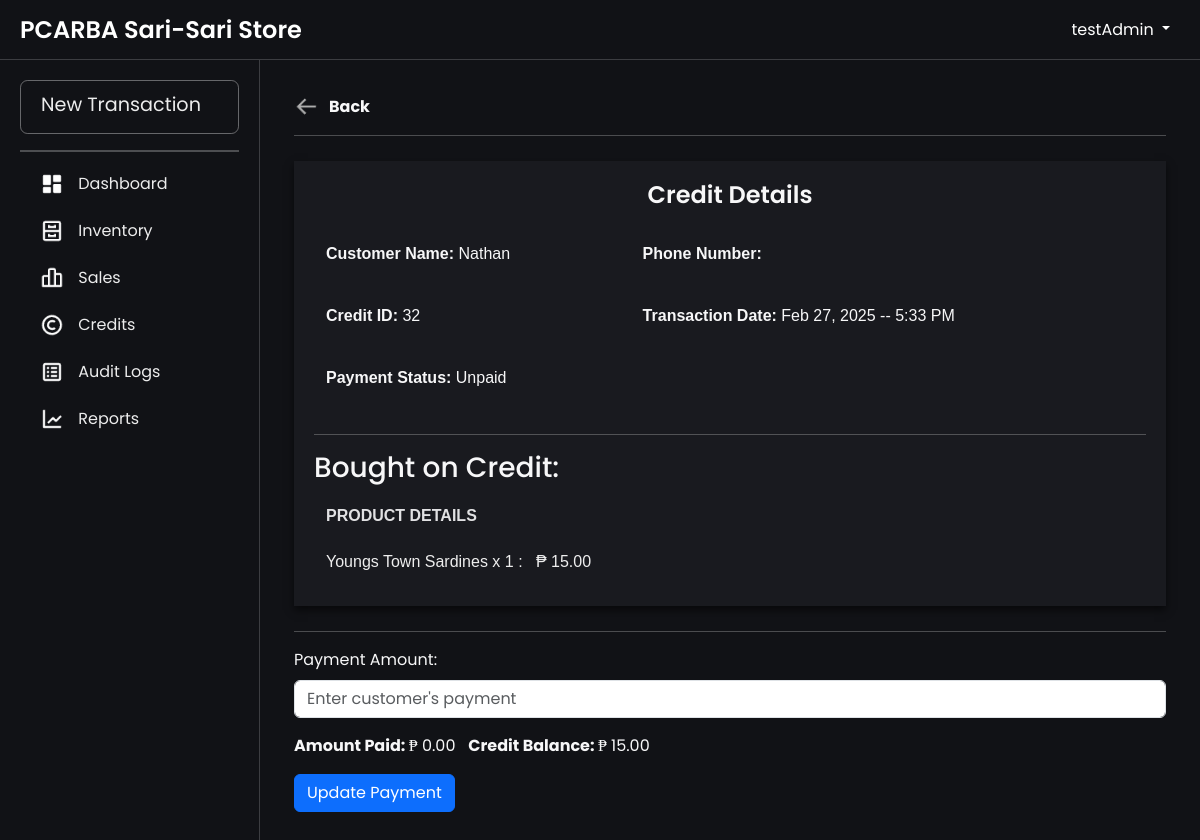
The page /credit_details.php?creditId=32 (signed in) on the database as committed earlier.
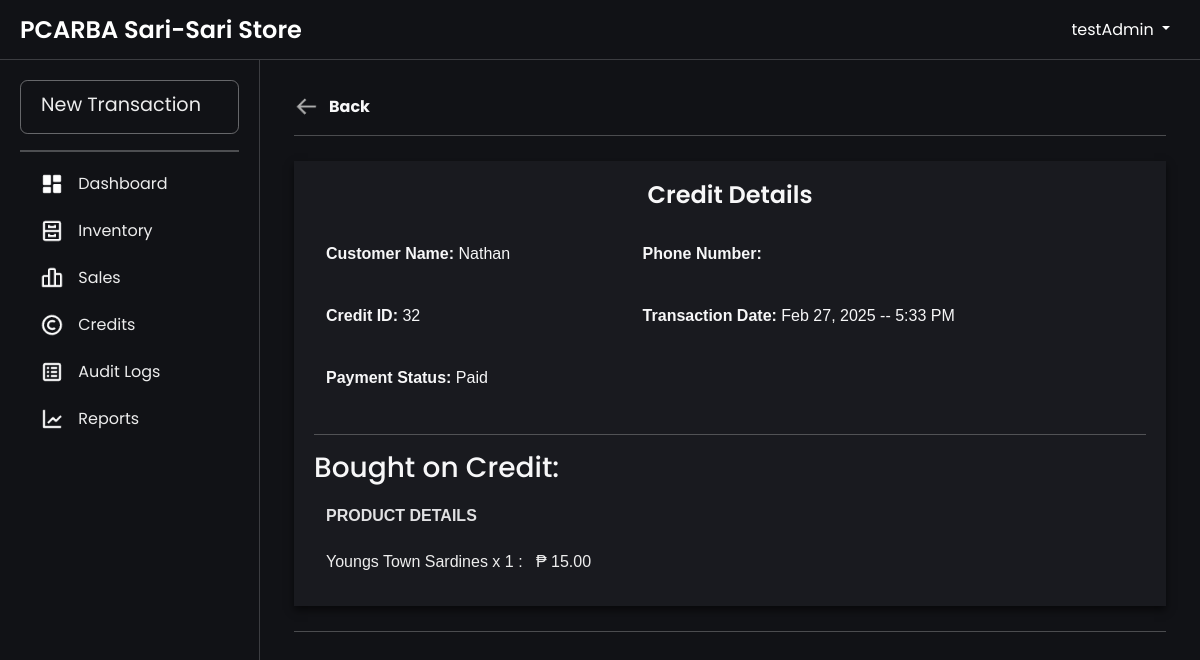
The same page on the database as committed later.
### tables this page shows
CREATE TABLE `credits` (
  `creditId` int(11) NOT NULL AUTO_INCREMENT,
  `paymentStatus` enum('Paid','Unpaid') DEFAULT 'Unpaid',
  `lastUpdated` timestamp NOT NULL DEFAULT current_timestamp() ON UPDATE current_timestamp(),
  `transactionDate` timestamp NOT NULL DEFAULT current_timestamp(),
  `creditorId` int(11) NOT NULL,
  `userId` int(11) NOT NULL,
  PRIMARY KEY (`creditId`),
  KEY `users_credits` (`userId`),
  KEY `creditor_credits` (`creditorId`),
  CONSTRAINT `creditor_credits` FOREIGN KEY (`creditorId`) REFERENCES `creditor` (`creditorId`) ON DELETE CASCADE,
  CONSTRAINT `users_credits` FOREIGN KEY (`userId`) REFERENCES `users` (`userId`)
);

CREATE TABLE `creditor` (
  `creditorId` int(11) NOT NULL AUTO_INCREMENT,
  `customerName` varchar(100) NOT NULL,
  `phoneNumber` varchar(15) DEFAULT NULL,
  `amountPaid` decimal(10,2) DEFAULT NULL,
  `creditBalance` decimal(10,2) NOT NULL,
  PRIMARY KEY (`creditorId`)
);

CREATE TABLE `products` (
  `productId` int(11) NOT NULL AUTO_INCREMENT,
  `productName` varchar(100) NOT NULL,
  `productCategory` varchar(100) NOT NULL,
  `unitPrice` decimal(10,2) NOT NULL,
  `categoryId` int(11) NOT NULL,
  `status` enum('Active','Inactive') NOT NULL DEFAULT 'Active',
  `unit` enum('pcs','kg','L','pack','mL','doz','m') NOT NULL DEFAULT 'pcs',
  PRIMARY KEY (`productId`),
  KEY `categories_products` (`categoryId`),
  CONSTRAINT `categories_products` FOREIGN KEY (`categoryId`) REFERENCES `categories` (`categoryId`)
);

CREATE TABLE `sale_item` (
  `sale_itemId` int(11) NOT NULL AUTO_INCREMENT,
  `quantity` int(11) NOT NULL,
  `price` decimal(10,2) NOT NULL,
  `subTotal` decimal(10,2) NOT NULL,
  `saleId` int(11) DEFAULT NULL,
  `creditId` int(11) DEFAULT NULL,
  `batchId` int(11) NOT NULL,
  `productId` int(11) NOT NULL,
  PRIMARY KEY (`sale_itemId`),
  KEY `sale_sale_item` (`saleId`),
  KEY `credits_sale_item` (`creditId`),
  KEY `batchItem_sale_item` (`batchId`),
  KEY `products_sale_item` (`productId`),
  CONSTRAINT `credits_sale_item` FOREIGN KEY (`creditId`) REFERENCES `credits` (`creditId`) ON DELETE CASCADE,
  CONSTRAINT `products_sale_item` FOREIGN KEY (`productId`) REFERENCES `products` (`productId`),
  CONSTRAINT `sale_sale_item` FOREIGN KEY (`saleId`) REFERENCES `sales` (`saleId`) ON DELETE CASCADE
);

### htdocs/credit_details.php (the view, shortened to what this page needs)
<?php
include 'db.php';
$creditId = $_GET['creditId'];
$query = "SELECT c.creditId, c.transactionDate, c.paymentStatus, cr.customerName, cr.phoneNumber, cr.creditBalance, cr.amountPaid,
                 p.productName, si.quantity, si.subTotal, cr.creditorId, c.userId, c.lastUpdated
          FROM credits c
          JOIN sale_item si ON c.creditId = si.creditId
          JOIN products p ON si.productId = p.productId
          JOIN creditor cr ON c.creditorId = cr.creditorId
          WHERE c.creditId = ?";
$stmt = $conn->prepare($query);
$stmt->bind_param("i", $creditId);
$stmt->execute();
$result = $stmt->get_result();
$creditDetails = $result->fetch_all(MYSQLI_ASSOC);
$transactionDate = !empty($creditDetails[0]['transactionDate']) ? date("M d, Y -- g:i A", strtotime($creditDetails[0]['transactionDate'])) : 'N/A';
?>
<!DOCTYPE html>
<html lang="en">
<head>
    <link rel="stylesheet" href="css/bootstrap.min.css">
    <link rel="stylesheet" href="css/layer1.css">
</head>
<body>
    <?php include 'navbar.php'; ?>
    <div class="main-content fade-in">
        <div class="form-container">
            <a href="#" class="btn-back-wrapper" onclick="window.history.back()">
                <img src="images/back.png" alt="Another Image" class="btn-back" id="another-image">
                <b><span>Back</span></b>
            </a>
            <hr>
            <div class="table-wrapper">
                <h1 align="center">Credit Details</h1>
                <table>
                    <tr>
                        <td>
                            <p><strong>Customer Name:</strong> <?php echo htmlspecialchars($creditDetails[0]['customerName']); ?></p>
                        </td>
                        <td>
                            <p><strong>Phone Number:</strong> <?php echo htmlspecialchars($creditDetails[0]['phoneNumber']); ?></p>
                        </td>
                    </tr>
                    <tr>
                        <td>
                            <p><strong>Credit ID:</strong> <?php echo htmlspecialchars($creditDetails[0]['creditId']); ?></p>
                        </td>
                        <td>
                            <p><strong>Transaction Date:</strong> <?php echo htmlspecialchars($transactionDate); ?></p>
                        </td>
                    </tr>
                    <tr>
                        <td>
                            <p><strong>Payment Status: </strong> <?php echo htmlspecialchars($creditDetails[0]['paymentStatus']); ?></p>
                        </td>
                    </tr>
                </table>
                <hr>
                <h3>Bought on Credit:</h3>
                <table>
                    <thead>
                        <tr>
                            <th>PRODUCT DETAILS</th>
                        </tr>
                    </thead>
                    <tbody>
                        <?php foreach ($creditDetails as $item) { ?>
                            <tr>
                                <td><?php echo htmlspecialchars($item['productName']); ?> x <?php echo htmlspecialchars($item['quantity']); ?> : &nbsp; ₱ <?php echo htmlspecialchars($item['subTotal']); ?></td>
                            </tr>
                        <?php } ?>
                    </tbody>
                </table>
            </div>
            <hr>
            <?php if ($creditDetails[0]['paymentStatus'] !== 'Paid') { ?>
                <form method="POST" action="">
                    <div class="mb-3">
                        <label for="amountPaid" class="form-label">Payment Amount:</label>
                        <input type="number" id="amountPaid" name="amountPaid" class="form-control" min="0" max="<?php echo htmlspecialchars($creditDetails[0]['creditBalance']); ?>" placeholder="Enter customer's payment" required>
                    </div>
                    <p><strong>Amount Paid: </strong> ₱ <?php echo htmlspecialchars($creditDetails[0]['amountPaid']); ?> &nbsp; <strong>Credit Balance: </strong> ₱ <?php echo htmlspecialchars($creditDetails[0]['creditBalance']); ?></p>
                    <input type="submit" value="Update Payment" class="btn btn-primary">
                </form>
            <?php } ?>
        </div>
    </div>
</body>
</html>

Rows that differ between the two databases and show on the page:
changed credits "Youngs Town Sardines": paymentStatus "Unpaid" → "Paid"; creditorId.amountPaid "0.00" → (not shown); creditorId.creditBalance "15.00" → (not shown)
Other text that changed with them:
form field value: "Update Payment" → (not shown)
text no longer shown: "Payment Amount: Amount Paid: ₱ Credit Balance: ₱"
